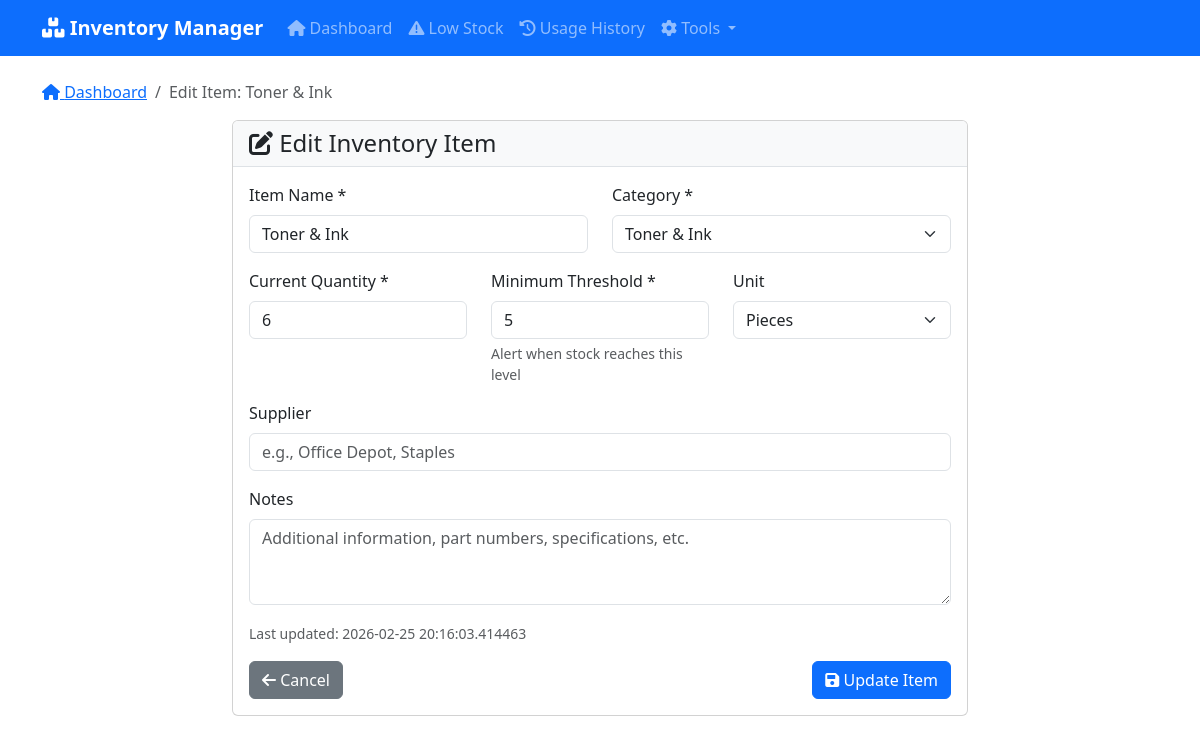
/edit_item/9, run on the app's committed database.
### tables this page shows
CREATE TABLE inventory (
            id INTEGER PRIMARY KEY AUTOINCREMENT,
            name TEXT NOT NULL,
            category TEXT NOT NULL,
            current_quantity INTEGER NOT NULL DEFAULT 0,
            minimum_threshold INTEGER NOT NULL DEFAULT 0,
            unit TEXT NOT NULL DEFAULT 'pieces',
            supplier TEXT,
            notes TEXT,
            last_updated TIMESTAMP DEFAULT CURRENT_TIMESTAMP
        , subcategory TEXT);

### app.py (the view, shortened to what this page needs)
@app.route('/edit_item/<int:item_id>', methods=['GET', 'POST'])
def edit_item(item_id):
    item = get_item_by_id(item_id)
    return render_template('edit_item.html', item=item)

### app.py (called while the page is built)
@app.context_processor
def inject_low_stock_count():
    low_stock_items = get_low_stock_items()
    return dict(low_stock_count=len(low_stock_items))

def get_db_connection():
    conn = sqlite3.connect('inventory.db')
    conn.row_factory = sqlite3.Row
    return conn

def get_item_by_id(item_id):
    conn = get_db_connection()
    item = conn.execute('SELECT * FROM inventory WHERE id = ?', (item_id,)).fetchone()
    conn.close()
    return item

def get_low_stock_items():
    conn = get_db_connection()
    items = conn.execute(
        'SELECT * FROM inventory WHERE current_quantity <= minimum_threshold ORDER BY name'
    ).fetchall()
    conn.close()
    return items

### templates/edit_item.html (shortened to what this page needs)
{% extends "base.html" %}
{% block breadcrumb %}
<nav aria-label="breadcrumb">
    <ol class="breadcrumb">
        <li class="breadcrumb-item"><a href="{{ url_for('index') }}"><i class="fas fa-home"></i> Dashboard</a></li>
        <li class="breadcrumb-item active" aria-current="page">Edit Item: {{ item.name }}</li>
    </ol>
</nav>
{% endblock %}
{% block content %}
<div class="row justify-content-center">
    <div class="col-md-8">
        <div class="card">
            <div class="card-header">
                <h4 class="mb-0"><i class="fas fa-edit"></i> Edit Inventory Item</h4>
            </div>
            <div class="card-body">
                <form method="POST">
                    <div class="row">
                        <div class="col-md-6 mb-3">
                            <label for="name" class="form-label">Item Name *</label>
                            <input type="text" class="form-control" id="name" name="name" required
                                   value="{{ item.name }}" placeholder="e.g., HP Toner Cartridge">
                        </div>
                        <div class="col-md-6 mb-3">
                            <label for="category" class="form-label">Category *</label>
                            <select class="form-select" id="category" name="category" required>
                                <option value="Toner & Ink" {% if item.category == 'Toner & Ink' %}selected{% endif %}>Toner & Ink</option>
                            </select>
                        </div>
                    </div>
                    <div class="row">
                        <div class="col-md-4 mb-3">
                            <label for="current_quantity" class="form-label">Current Quantity *</label>
                            <input type="number" class="form-control" id="current_quantity" name="current_quantity"
                                   min="0" required value="{{ item.current_quantity }}">
                        </div>
                        <div class="col-md-4 mb-3">
                            <label for="minimum_threshold" class="form-label">Minimum Threshold *</label>
                            <input type="number" class="form-control" id="minimum_threshold" name="minimum_threshold"
                                   min="0" required value="{{ item.minimum_threshold }}">
                            <div class="form-text">Alert when stock reaches this level</div>
                        </div>
                        <div class="col-md-4 mb-3">
                            <label for="unit" class="form-label">Unit</label>
                            <select class="form-select" id="unit" name="unit">
                                <option value="pieces" {% if item.unit == 'pieces' %}selected{% endif %}>Pieces</option>
                            </select>
                        </div>
                    </div>
                    <div class="mb-3">
                        <label for="supplier" class="form-label">Supplier</label>
                        <input type="text" class="form-control" id="supplier" name="supplier"
                               value="{{ item.supplier or '' }}" placeholder="e.g., Office Depot, Staples">
                    </div>
                    <div class="mb-3">
                        <label for="notes" class="form-label">Notes</label>
                        <textarea class="form-control" id="notes" name="notes" rows="3"
                                  placeholder="Additional information, part numbers, specifications, etc.">{{ item.notes or '' }}</textarea>
                    </div>
                    <div class="mb-3">
                        <small class="text-muted">Last updated: {{ item.last_updated }}</small>
                    </div>
                    <div class="d-flex justify-content-between">
                        <a href="{{ url_for('index') }}" class="btn btn-secondary">
                            <i class="fas fa-arrow-left"></i> Cancel
                        </a>
                        <button type="submit" class="btn btn-primary">
                            <i class="fas fa-save"></i> Update Item
                        </button>
                    </div>
                </form>
            </div>
        </div>
    </div>
</div>
{% endblock %}

### templates/base.html (style rules this page uses)
.card-header { background-color: #f8f9fa; border-bottom: 1px solid #dee2e6; }

### data on the page
inventory: name "Toner & Ink", category "Toner & Ink", current_quantity "6", minimum_threshold "5", unit "Pieces", last_updated "2026-02-25 20:16:03.414463"
